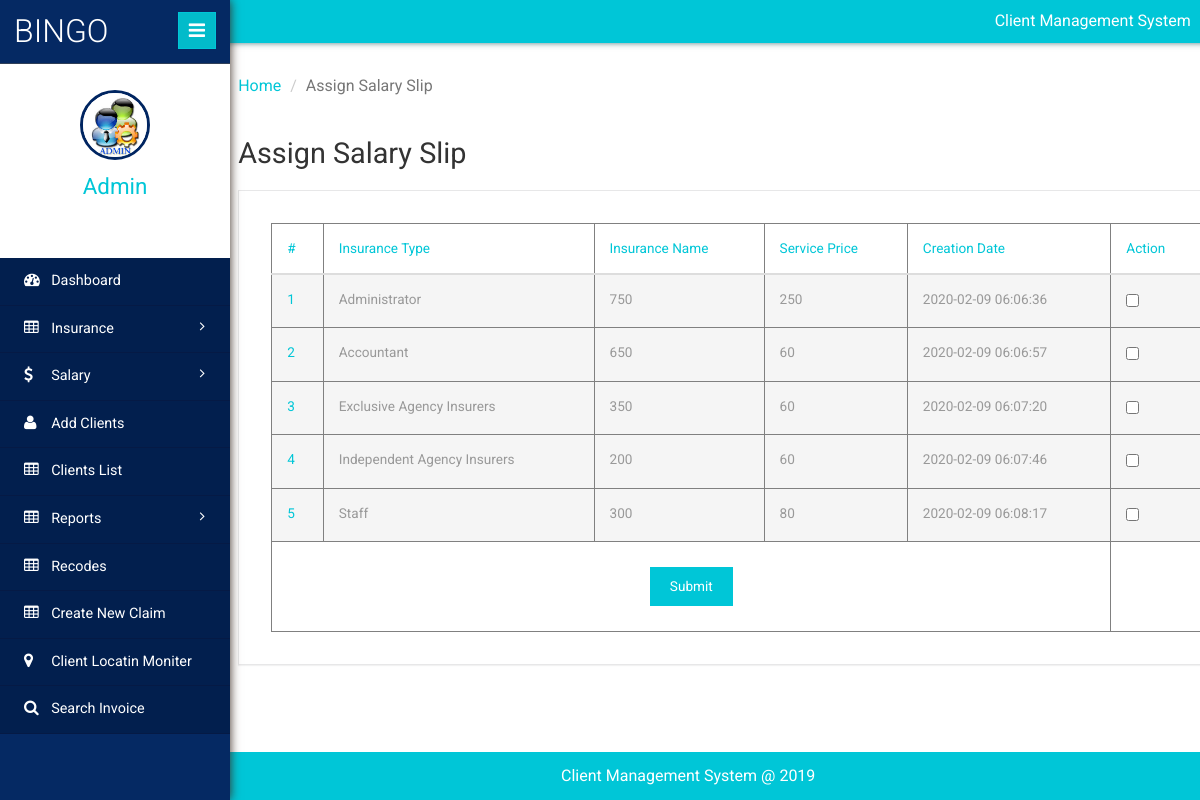
Page /admin/add-client-salary.php (signed in) on the committed database.
### tables this page shows
CREATE TABLE IF NOT EXISTS `tblsalary` (
  `ID` int NOT NULL AUTO_INCREMENT,
  `EmpCategory` varchar(200) DEFAULT NULL,
  `BasicSalary` varchar(200) DEFAULT NULL,
  `PftSharing` varchar(200) DEFAULT NULL,
  `Commission` varchar(250) DEFAULT NULL,
  `TravelExpenses` varchar(250) DEFAULT NULL,
  `Allowance` varchar(250) DEFAULT NULL,
  `OverTime` varchar(250) DEFAULT NULL,
  `CreationDate` timestamp NOT NULL DEFAULT CURRENT_TIMESTAMP,
  PRIMARY KEY (`ID`)
);

### admin/add-client-salary.php (the view, shortened to what this page needs)
<?php
include('includes/dbconnection.php');
if (strlen($_SESSION['clientmsaid']==0)) {
  header('location:logout.php');
  } else{
  	?>
<!DOCTYPE HTML>
<html>
<head>
	<link href="css/bootstrap.min.css" rel='stylesheet' type='text/css' />
	<link href="css/style.css" rel='stylesheet' type='text/css' />
	<link href="css/font-awesome.css" rel="stylesheet">
	<link rel="stylesheet" href="css/icon-font.min.css" type='text/css' />
</head>
<body>
	<div class="page-container">
		<div class="left-content">
			<div class="inner-content">
				<?php include_once('includes/header.php');?>
				<div class="outter-wp">
					<div class="sub-heard-part">
						<ol class="breadcrumb m-b-0">
							<li><a href="dashboard.php">Home</a></li>
							<li class="active">Assign Salary Slip</li>
						</ol>
					</div>
					<div class="graph-visual tables-main">
						<h3 class="inner-tittle two">Assign Salary Slip</h3>
						<div class="graph">
							<div class="tables">
								<form method="post">
								<table class="table" border="1"> <thead> <tr> <th>#</th>
									<th>Insurance Type</th>
									<th>Insurance Name</th>
									 <th>Service Price</th>
									 <th>Creation Date</th>
									 <th>Action</th>
									  </tr>
									   </thead>
									    <tbody>
									    	<?php
$sql="SELECT * from tblsalary";
$query = $dbh -> prepare($sql);
$query->execute();
$results=$query->fetchAll(PDO::FETCH_OBJ);
$cnt=1;
if($query->rowCount() > 0)
{
foreach($results as $row)
{               ?>
									     <tr class="active">
										  <th scope="row"><?php echo htmlentities($cnt);?></th>
										  <td><?php  echo htmlentities($row->EmpCategory);?></td>
									       <td><?php  echo htmlentities($row->BasicSalary);?></td>
									        <td><?php  echo htmlentities($row->OverTime);?></td>
									         <td><?php  echo htmlentities($row->CreationDate);?></td>
									        <td><input type="checkbox" name="sids[]" value="<?php  echo $row->ID;?>" ></td>
									     </tr>
									     <?php $cnt=$cnt+1;}} ?>
									     <tr>
<td colspan="5" align="center">
<button type="submit" name="submit" class="btn btn-default">Submit</button>
</td>
</tr>
									     </tbody> </table>
									     </form>
							</div>
						</div>
					</div>
				</div>
				<?php include_once('includes/footer.php');?>
			</div>
		</div>
		<?php include_once('includes/sidebar.php');?>
	</div>
</body>
</html>
<?php }  ?>

### admin/includes/sidebar.php (shortened to what this page needs)
 <div class="sidebar-menu">
    <header class="logo">
        <a href="#" class="sidebar-icon"> <span class="fa fa-bars"></span> </a> <a href="dashboard.php"> <span id="logo"> <h1>BINGO</h1></span>
        </a>
    </header>
    <div class="down">
        <?php
$aid=$_SESSION['clientmsaid'];
$sql="SELECT AdminName from  tbladmin where ID=:aid";
$query = $dbh -> prepare($sql);
$query->bindParam(':aid',$aid,PDO::PARAM_STR);
$query->execute();
$results=$query->fetchAll(PDO::FETCH_OBJ);
$cnt=1;
if($query->rowCount() > 0)
{
foreach($results as $row)
{               ?>
        <a href="dashboard.php"><img src="images/images.jpg" height="70" width="70"></a>
        <a href="dashboard.php"><span class=" name-caret"><?php  echo $row->AdminName;?></span></a>
        <?php $cnt=$cnt+1;}} ?>
        <ul>
            <li><a class="tooltips" href="admin-profile.php"><span>Profile</span><i class="lnr lnr-user"></i></a></li>
            <li><a class="tooltips" href="change-password.php"><span>Settings</span><i class="lnr lnr-cog"></i></a></li>
            <li><a class="tooltips" href="logout.php"><span>Log out</span><i class="lnr lnr-power-switch"></i></a></li>
        </ul>
    </div>
    <div class="menu">
        <ul id="menu" >
            <li><a href="dashboard.php"><i class="fa fa-tachometer"></i> <span>Dashboard</span></a></li>
            <li id="menu-academico" ><a href="#"><i class="fa fa-table"></i> <span>Insurance</span> <span class="fa fa-angle-right" style="float: right"></span></a>
            </li>
            <li id="menu-academico" ><a href="#"><i class="fa fa-usd"></i> <span>Salary</span> <span class="fa fa-angle-right" style="float: right"></span></a>
            </li>
            <li><a href="add-client.php"><i class="fa fa-user"></i> <span>Add Clients</span></a></li>
            <li><a href="manage-client.php"><i class="fa fa-table"></i> <span>Clients List</span></a></li>
            <li id="menu-academico" ><a href="#"><i class="fa fa-table"></i> <span> Reports</span> <span class="fa fa-angle-right" style="float: right"></span></a>
            </li>
            <li><a href="services-details.php"><i class="fa fa-table"></i> <span>Recodes</span></a></li>
            <li><a href="add-claim.php"><i class="fa fa-table"></i> <span>Create New Claim</span></a></li>
            <li><a href="client-location.php"><i class="fa fa-map-marker"></i> <span>Client Locatin Moniter</span></a></li>
            <li><a href="search-invoices.php"><i class="fa fa-search"></i> <span>Search Invoice</span></a></li>
        </ul>
    </div>
</div>

### rows in the picture
tblsalary: EmpCategory "Administrator", BasicSalary "750", OverTime "250", CreationDate "2020-02-09 06:06:36"
tblsalary: EmpCategory "Accountant", BasicSalary "650", OverTime "60", CreationDate "2020-02-09 06:06:57"
tblsalary: EmpCategory "Exclusive Agency Insurers", BasicSalary "350", OverTime "60", CreationDate "2020-02-09 06:07:20"
tblsalary: EmpCategory "Independent Agency Insurers", BasicSalary "200", OverTime "60", CreationDate "2020-02-09 06:07:46"
tblsalary: EmpCategory "Staff", BasicSalary "300", OverTime "80", CreationDate "2020-02-09 06:08:17"

### other values in the picture
$row->AdminName "Admin"
